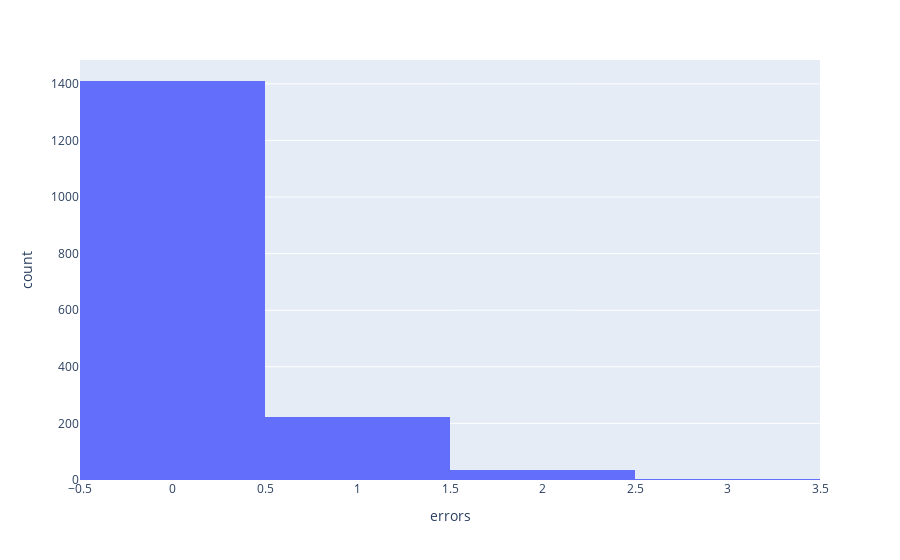

Notebook cell for this chart:
### Markdown cell above
### Porttinari

### Code cell
porttinari_total_correct = porttinari_df[porttinari_df["errors"] == 0].shape[0]
print("Total percentage of totally correct sentences: {:.10f}%".format(100*porttinari_total_correct/porttinari_df.shape[0]))
display(porttinari_df["errors"].value_counts() / porttinari_df.shape[0])
px.histogram(porttinari_df, x="errors")

### Figure 1 — Plotly figure (JSON) as saved in the notebook; plotly's stock layout.template omitted (floating-point values rounded to 4 significant figures; data arrays with more than 128 entries replaced by an {"elided": "..."} marker saying what was removed)
{"data": [{"alignmentgroup": "True", "bingroup": "x", "hovertemplate": "errors=%{x}<br>count=%{y}<extra></extra>", "legendgroup": "", "marker": {"color": "#636efa", "pattern": {"shape": ""}}, "name": "", "offsetgroup": "", "orientation": "v", "showlegend": false, "type": "histogram", "x": {"elided": "1668 int values"}, "xaxis": "x", "yaxis": "y"}], "layout": {"barmode": "relative", "legend": {"tracegroupgap": 0}, "margin": {"t": 60}, "xaxis": {"anchor": "y", "domain": [0, 1], "title": {"text": "errors"}}, "yaxis": {"anchor": "x", "domain": [0, 1], "title": {"text": "count"}}}}
